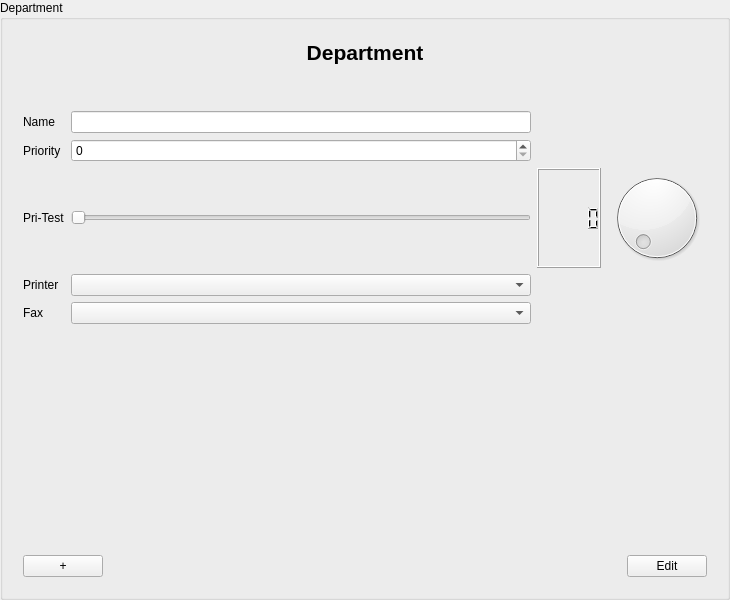
<?xml version="1.0" encoding="UTF-8" ?>
<ui version="4.0">
 <class>DepartmentInputArea</class>
 <widget class="QGroupBox" name="DepartmentInputArea">
  <property name="geometry">
   <rect>
    <x>0</x>
    <y>0</y>
    <width>730</width>
    <height>600</height>
   </rect>
  </property>
  <property name="windowTitle">
   <string>Department</string>
  </property>
  <property name="accessibleName">
   <string>DepartmentInputDialog</string>
  </property>
  <property name="title">
   <string>Department</string>
  </property>
  <layout class="QVBoxLayout" name="verticalLayout_2">
   <item>
    <widget class="QWidget" name="formLayoutWidget" native="true">
     <layout class="QVBoxLayout" name="verticalLayout_3">
      <item>
       <layout class="QVBoxLayout" name="verticalLayout">
        <item>
         <widget class="QLabel" name="label_Header">
          <property name="font">
           <font>
            <pointsize>16</pointsize>
            <weight>75</weight>
            <bold>true</bold>
           </font>
          </property>
          <property name="text">
           <string>Department</string>
          </property>
          <property name="alignment">
           <set>Qt::AlignCenter</set>
          </property>
         </widget>
        </item>
       </layout>
      </item>
      <item>
       <spacer name="verticalSpacer">
        <property name="orientation">
         <enum>Qt::Vertical</enum>
        </property>
        <property name="sizeType">
         <enum>QSizePolicy::Preferred</enum>
        </property>
        <property name="sizeHint" stdset="0">
         <size>
          <width>20</width>
          <height>40</height>
         </size>
        </property>
       </spacer>
      </item>
      <item>
       <layout class="QGridLayout" name="gridLayout">
        <item row="4" column="0">
         <widget class="QLabel" name="label_Printer">
          <property name="text">
           <string>Printer</string>
          </property>
          <property name="buddy">
           <cstring>comboBox_Printer</cstring>
          </property>
         </widget>
        </item>
        <item row="3" column="0">
         <widget class="QLabel" name="label_Pri_Test">
          <property name="text">
           <string>Pri-Test</string>
          </property>
          <property name="buddy">
           <cstring>horizontalSlider_Priority</cstring>
          </property>
         </widget>
        </item>
        <item row="3" column="4">
         <widget class="QLCDNumber" name="lcdNumber_Priority" />
        </item>
        <item row="2" column="0">
         <widget class="QLabel" name="label_Priority">
          <property name="text">
           <string>Priority</string>
          </property>
          <property name="buddy">
           <cstring>spinBox_Priority</cstring>
          </property>
         </widget>
        </item>
        <item row="1" column="3">
         <widget class="QLineEdit" name="lineEdit_Name" />
        </item>
        <item row="3" column="5">
         <widget class="QDial" name="dial_Priority" />
        </item>
        <item row="4" column="3">
         <widget class="QComboBox" name="comboBox_Printer" />
        </item>
        <item row="2" column="3">
         <widget class="QSpinBox" name="spinBox_Priority" />
        </item>
        <item row="1" column="0">
         <widget class="QLabel" name="label_Name">
          <property name="text">
           <string>Name</string>
          </property>
          <property name="buddy">
           <cstring>lineEdit_Name</cstring>
          </property>
         </widget>
        </item>
        <item row="3" column="3">
         <widget class="QSlider" name="horizontalSlider_Priority">
          <property name="orientation">
           <enum>Qt::Horizontal</enum>
          </property>
         </widget>
        </item>
        <item row="5" column="0">
         <widget class="QLabel" name="label_Fax">
          <property name="text">
           <string>Fax</string>
          </property>
          <property name="buddy">
           <cstring>comboBox_Fax</cstring>
          </property>
         </widget>
        </item>
        <item row="5" column="3">
         <widget class="QComboBox" name="comboBox_Fax" />
        </item>
       </layout>
      </item>
      <item>
       <spacer name="verticalSpacer_2">
        <property name="orientation">
         <enum>Qt::Vertical</enum>
        </property>
        <property name="sizeHint" stdset="0">
         <size>
          <width>20</width>
          <height>40</height>
         </size>
        </property>
       </spacer>
      </item>
      <item>
       <layout class="QHBoxLayout" name="horizontalLayout">
        <item>
         <widget class="QPushButton" name="pushButton_Add">
          <property name="text">
           <string>+</string>
          </property>
         </widget>
        </item>
        <item>
         <spacer name="horizontalSpacer">
          <property name="orientation">
           <enum>Qt::Horizontal</enum>
          </property>
          <property name="sizeHint" stdset="0">
           <size>
            <width>40</width>
            <height>20</height>
           </size>
          </property>
         </spacer>
        </item>
        <item>
         <widget class="QPushButton" name="pushButton_EditFinish">
          <property name="text">
           <string>Edit</string>
          </property>
         </widget>
        </item>
       </layout>
      </item>
     </layout>
    </widget>
   </item>
  </layout>
 </widget>
 <tabstops>
  <tabstop>lineEdit_Name</tabstop>
  <tabstop>spinBox_Priority</tabstop>
  <tabstop>horizontalSlider_Priority</tabstop>
  <tabstop>comboBox_Printer</tabstop>
  <tabstop>comboBox_Fax</tabstop>
  <tabstop>pushButton_Add</tabstop>
  <tabstop>pushButton_EditFinish</tabstop>
  <tabstop>dial_Priority</tabstop>
 </tabstops>
 <resources />
 <connections />
</ui>
